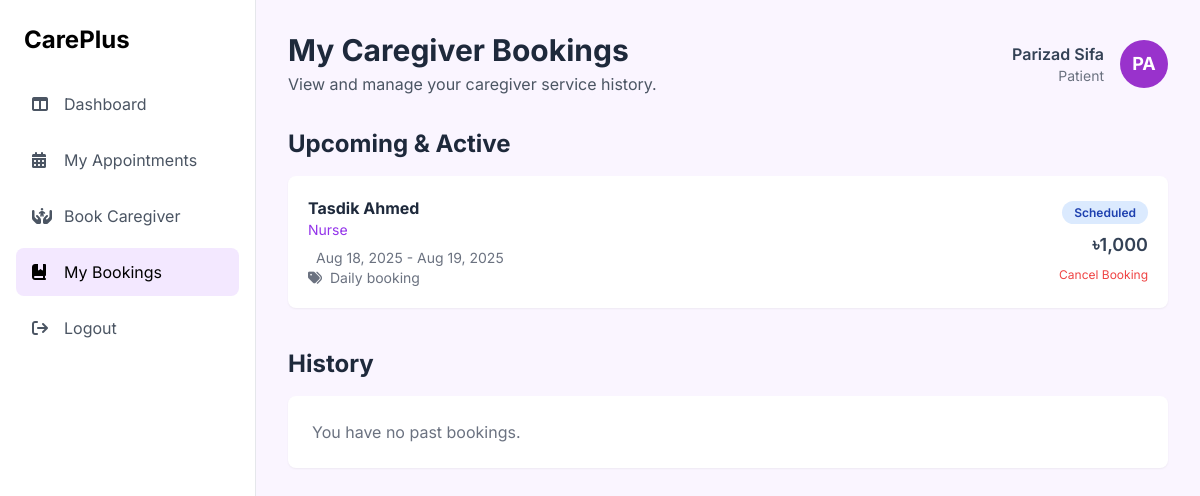
/my_bookings.php (signed in), run on an earlier commit of the app's database.
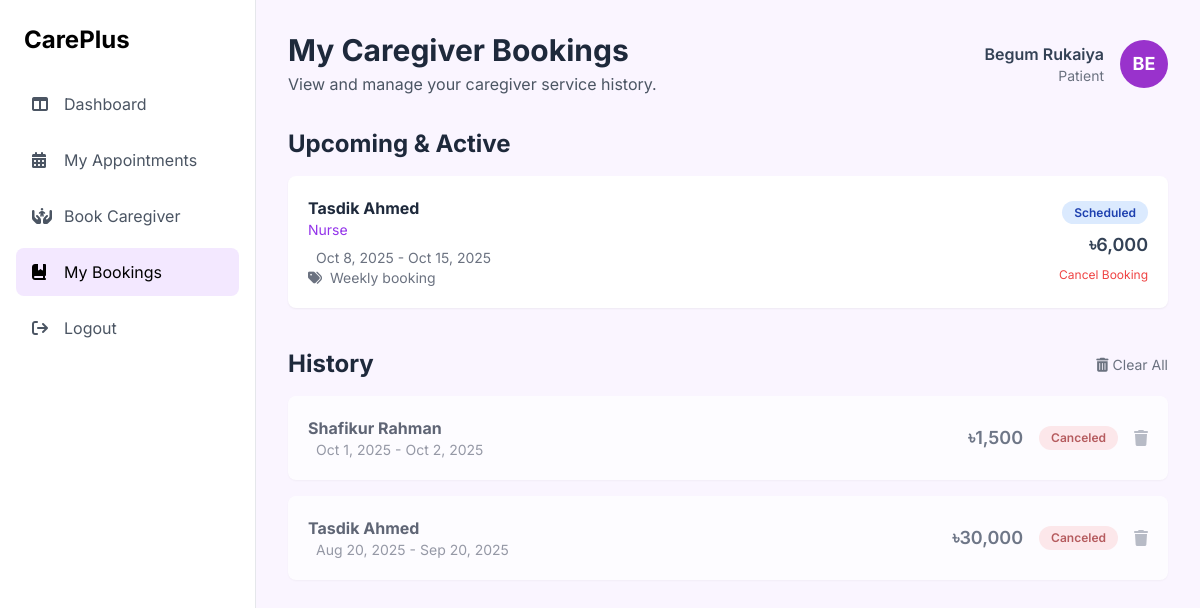
And on a later commit of the database.
### tables this page shows
CREATE TABLE `caregiverbooking` (
  `bookingID` int(11) NOT NULL,
  `patientID` int(11) NOT NULL,
  `careGiverID` int(11) NOT NULL,
  `bookingType` enum('Daily','Weekly','Monthly') NOT NULL,
  `startDate` date NOT NULL,
  `endDate` date NOT NULL,
  `totalAmount` decimal(10,2) NOT NULL,
  `status` enum('Scheduled','Active','Completed','Canceled') NOT NULL,
  `availabilityID` int(11) DEFAULT NULL
);

CREATE TABLE `users` (
  `userID` int(11) NOT NULL,
  `email` varchar(100) NOT NULL,
  `password` varchar(255) NOT NULL,
  `Name` varchar(100) NOT NULL,
  `contactNo` varchar(20) DEFAULT NULL,
  `role` enum('Patient','Doctor','Nutritionist','CareGiver','Admin') NOT NULL,
  `profilePhoto` varchar(255) DEFAULT NULL
);

CREATE TABLE `caregiver` (
  `careGiverID` int(11) NOT NULL,
  `careGiverType` varchar(50) DEFAULT NULL,
  `certifications` varchar(255) DEFAULT NULL,
  `dailyRate` decimal(10,2) DEFAULT NULL,
  `weeklyRate` decimal(10,2) DEFAULT NULL,
  `monthlyRate` decimal(10,2) DEFAULT NULL,
  `nidNumber` varchar(20) DEFAULT NULL,
  `nidCopyURL` varchar(255) DEFAULT NULL,
  `certificationURL` varchar(255) DEFAULT NULL
);

### my_bookings.php (the view, shortened to what the changed rows need)
<?php
$conn = require_once 'config.php';
$patientID = $_SESSION['userID'];
$userName = $_SESSION['Name'];
$userAvatar = strtoupper(substr($userName, 0, 2));
$query = "
    SELECT b.*, u.Name as careGiverName, c.careGiverType
    FROM caregiverbooking b
    JOIN users u ON b.careGiverID = u.userID
    JOIN caregiver c ON b.careGiverID = c.careGiverID
    WHERE b.patientID = ?
    ORDER BY b.startDate DESC
";
$stmt = $conn->prepare($query);
$stmt->bind_param("i", $patientID);
$stmt->execute();
$allBookings = $stmt->get_result()->fetch_all(MYSQLI_ASSOC);
$upcomingBookings = array_filter($allBookings, fn($b) => in_array($b['status'], ['Scheduled', 'Active']));
$pastBookings = array_filter($allBookings, fn($b) => in_array($b['status'], ['Completed', 'Canceled']));
?>
<!DOCTYPE html>
<html lang="en">
<head>
    <script src="https://cdn.tailwindcss.com"></script>
    <link rel="stylesheet" href="https://cdnjs.cloudflare.com/ajax/libs/font-awesome/6.5.2/css/all.min.css" />
</head>
<body class="bg-purple-50">
    <div class="flex min-h-screen">
        <main class="flex-1 p-8">
            <header class="flex justify-between items-center mb-8">
                <div>
                    <h1 class="text-3xl font-bold text-slate-800">My Caregiver Bookings</h1>
                </div>
                <div class="flex items-center space-x-4">
                    <div class="text-right">
                        <p class="font-semibold text-slate-700"><?php echo htmlspecialchars($userName); ?></p>
                        <p class="text-sm text-gray-500">Patient</p>
                    </div>
                    <div class="w-12 h-12 rounded-full bg-dark-orchid text-white flex items-center justify-center font-bold text-lg"><?php echo htmlspecialchars($userAvatar); ?></div>
                </div>
            </header>
            <div class="space-y-10">
                <section>
                    <h2 class="text-2xl font-bold text-slate-800 mb-4">Upcoming & Active</h2>
                    <div class="space-y-4">
                        <?php if (empty($upcomingBookings)): ?>
                            <p class="text-gray-500 bg-white p-6 rounded-lg shadow-sm">You have no upcoming or active bookings.</p>
                        <?php else: ?>
                            <?php foreach ($upcomingBookings as $booking): ?>
                                <div class="bg-white p-5 rounded-lg shadow-sm flex justify-between items-center">
                                    <div>
                                        <p class="font-bold text-slate-800"><?php echo htmlspecialchars($booking['careGiverName']); ?></p>
                                        <p class="text-sm text-purple-600 mb-2"><?php echo htmlspecialchars($booking['careGiverType']); ?></p>
                                        <p class="text-sm text-gray-500">
                                            <i class="fa-solid fa-calendar-range mr-2"></i><?php echo date('M j, Y', strtotime($booking['startDate'])) . ' - ' . date('M j, Y', strtotime($booking['endDate'])); ?>
                                        </p>
                                        <p class="text-sm text-gray-500">
                                            <i class="fa-solid fa-tags mr-2"></i><?php echo htmlspecialchars($booking['bookingType']); ?> booking
                                        </p>
                                    </div>
                                    <div class="text-right">
                                         <?php
                                            $statusClass = '';
                                            if ($booking['status'] == 'Scheduled') $statusClass = 'bg-blue-100 text-blue-800';
                                        ?>
                                        <span class="px-3 py-1 text-xs font-semibold rounded-full <?php echo $statusClass; ?>"><?php echo htmlspecialchars($booking['status']); ?></span>
                                        <p class="font-semibold text-lg text-slate-700 mt-2">৳<?php echo number_format($booking['totalAmount']); ?></p>
                                        <?php if ($booking['status'] === 'Scheduled'): ?>
                                        <a href="my_bookings.php?cancel_booking_id=<?php echo $booking['bookingID']; ?>"
                                           onclick="return confirm('Are you sure you want to cancel this booking?');"
                                           class="text-xs text-red-500 hover:underline mt-2 inline-block">Cancel Booking</a>
                                        <?php endif; ?>
                                    </div>
                                </div>
                            <?php endforeach; ?>
                        <?php endif; ?>
                    </div>
                </section>
                <section>
                    <div class="flex justify-between items-center mb-4">
                        <h2 class="text-2xl font-bold text-slate-800">History</h2>
                        <?php if (!empty($pastBookings)): ?>
                        <form method="POST" action="my_bookings.php" onsubmit="return confirm('Are you sure you want to clear your entire booking history? This action cannot be undone.');">
                            <button type="submit" name="clear_all_history" class="text-sm text-gray-500 hover:text-red-600 hover:underline">
                                <i class="fa-solid fa-trash-can mr-1"></i>Clear All
                            </button>
                        </form>
                        <?php endif; ?>
                    </div>
                    <div class="space-y-4">
                        <?php if (empty($pastBookings)): ?>
                             <p class="text-gray-500 bg-white p-6 rounded-lg shadow-sm">You have no past bookings.</p>
                        <?php else: ?>
                            <?php foreach ($pastBookings as $booking): ?>
                                <div class="bg-white p-5 rounded-lg shadow-sm flex justify-between items-center opacity-70">
                                    <div>
                                        <p class="font-bold text-slate-800"><?php echo htmlspecialchars($booking['careGiverName']); ?></p>
                                        <p class="text-sm text-gray-500"><i class="fa-solid fa-calendar-range mr-2"></i><?php echo date('M j, Y', strtotime($booking['startDate'])) . ' - ' . date('M j, Y', strtotime($booking['endDate'])); ?></p>
                                    </div>
                                    <div class="flex items-center space-x-4">
                                        <p class="font-semibold text-lg text-slate-700">৳<?php echo number_format($booking['totalAmount']); ?></p>
                                        <?php
                                            $statusClass = '';
                                            if ($booking['status'] == 'Canceled') $statusClass = 'bg-red-100 text-red-800';
                                        ?>
                                        <span class="px-3 py-1 text-xs font-semibold rounded-full <?php echo $statusClass; ?>"><?php echo htmlspecialchars($booking['status']); ?></span>
                                        <a href="my_bookings.php?delete_booking_id=<?php echo $booking['bookingID']; ?>"
                                           onclick="return confirm('Are you sure you want to delete this history item?');"
                                           class="text-gray-400 hover:text-red-600" title="Delete from History">
                                           <i class="fa-solid fa-trash"></i>
                                        </a>
                                    </div>
                                </div>
                            <?php endforeach; ?>
                        <?php endif; ?>
                    </div>
                </section>
            </div>
        </main>
    </div>
</body>
</html>

What changed in the data, as far as the page shows it:
removed caregiverbooking: users.Name "Tasdik Ahmed", careGiverID.careGiverType "Nurse", startDate "Aug 18, 2025", endDate "Aug 19, 2025", bookingType "Daily", status "Scheduled", totalAmount "1,000", shown under "Upcoming & Active"
added caregiverbooking: users.Name "Tasdik Ahmed", careGiverID.careGiverType "Nurse", startDate "Oct 8, 2025", endDate "Oct 15, 2025", bookingType "Weekly", status "Scheduled", totalAmount "6,000", shown under "Upcoming & Active"
added caregiverbooking: users.Name "Shafikur Rahman", startDate "Oct 1, 2025", endDate "Oct 2, 2025", totalAmount "1,500", status "Canceled", shown under "History"
added caregiverbooking: users.Name "Tasdik Ahmed", startDate "Aug 20, 2025", endDate "Sep 20, 2025", totalAmount "30,000", status "Canceled", shown under "History"
Also different on the page:
$userName: "Parizad Sifa" → "Begum Rukaiya"
$userAvatar: "PA" → "BE"
text no longer shown: "You have no past bookings."
text now shown: "Clear All"
